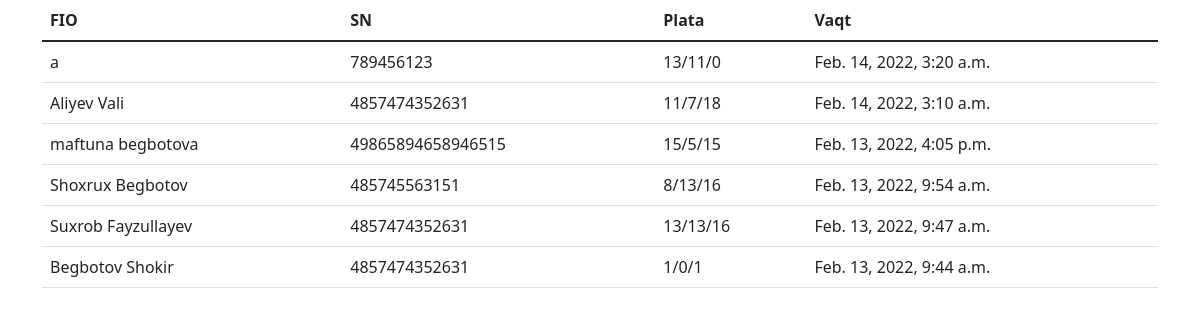
The app's page /lasts/ with its own data.
### modem/models.py (models this page shows, shortened)
class AmtcModel(models.Model):
	PORT1 = (
		(1, 1),
		(2, 2),
		(3, 3),
		(4, 4),
		(5, 5),
		(6, 6),
		(7, 7),
		(8, 8),
		(9, 9),
		(10, 10),
		(11, 11),
		(12, 12),
		(13, 13),
		(14, 14),
		(15, 15),
		(16, 16),
		(17, 17),
		(18, 18),
		(19, 19),
		)
	PORT2 = (
		(0, 0),
		(1, 1),
		(2, 2),
		(3, 3),
		(4, 4),
		(5, 5),
		(6, 6),
		(7, 7),
		(8, 8),
		(9, 9),
		(10, 10),
		(11, 11),
		(12, 12),
		(13, 13),
		(14, 14),
		(15, 15),
		)
	PORT3 = (
		(0, 0),
		(1, 1),
		(2, 2),
		(3, 3),
		(4, 4),
		(5, 5),
		(6, 6),
		(7, 7),
		(8, 8),
		(9, 9),
		(10, 10),
		(11, 11),
		(12, 12),
		(13, 13),
		(14, 14),
		(15, 15),
		(16, 16),
		(17, 17),
		(18, 18),
		(19, 19),
		(20, 20),
		(21, 21),
		(22, 22),
		(23, 23),
		(24, 24),
		(25, 25),
		(26, 26),
		(27, 27),
		(28, 28),
		(29, 29),
		(30, 30),
		(31, 31),
		)
	VLAN = (
		(700, 700),
		(701, 701),
		(702, 702),
		(703, 703),
		(704, 704),
		(705, 705),
		(706, 706),
		(707, 707),
		(708, 708),
		(709, 709),
		(710, 710),
		)
	fio = models.CharField('FIO',max_length=100, null=True)
	sn = models.CharField('SN',max_length=100, null=True)
	p1 = models.PositiveSmallIntegerField('PLATA', choices=PORT1, null=True)
	p2 = models.PositiveSmallIntegerField('PORT', choices=PORT2, null=True)
	p3 = models.PositiveSmallIntegerField('ONT', choices=PORT3, null=True)
	vlan = models.PositiveSmallIntegerField('VLAN',default=700 ,choices=VLAN, null=True)
	vaqt = models.DateTimeField(auto_now=True, null=True, blank=True)

### modem/views.py (the view)
# urls.py: path('lasts/', last30, name='last30'),
def last30(request):
	form = AmtcModel.objects.all().order_by('-id')[:30]
	context = {'form':form}
	return render(request, 'last30.html', context)

### modem/templates/last30.html (shortened to what this page needs)
<!DOCTYPE html>
<html lang="en">
<head>
	<link href="https://cdn.jsdelivr.net/npm/bootstrap@5.1.3/dist/css/bootstrap.min.css" rel="stylesheet">
</head>
<body>
<div class="container">
	<table class="table">
  <thead>
    <tr>
      <th scope="col">FIO</th>
      <th scope="col">SN</th>
      <th scope="col">Plata</th>
      <th scope="col">Vaqt</th>
    </tr>
  </thead>
  <tbody>
  	{% for info in form %}
    <tr>
      <td>{{info.fio}}</td>
      <td>{{info.sn}}</td>
      <td>{{info.p1}}/{{info.p2}}/{{info.p3}}</td>
      <td>{{info.vaqt}}</td>
    </tr>
    {% endfor %}
  </tbody>
</table>
</div>
</body>
</html>

### records on screen
AmtcModel: fio "a", sn "789456123", p1 "13", p2 "11", p3 "0", vaqt "Feb. 14, 2022, 3:20 a.m."
AmtcModel: fio "Aliyev Vali", sn "4857474352631", p1 "11", p2 "7", p3 "18", vaqt "Feb. 14, 2022, 3:10 a.m."
AmtcModel: fio "maftuna begbotova", sn "49865894658946515", p1 "15", p2 "5", p3 "15", vaqt "Feb. 13, 2022, 4:05 p.m."
AmtcModel: fio "Shoxrux Begbotov", sn "485745563151", p1 "8", p2 "13", p3 "16", vaqt "Feb. 13, 2022, 9:54 a.m."
AmtcModel: fio "Suxrob Fayzullayev", sn "4857474352631", p1 "13", p2 "13", p3 "16", vaqt "Feb. 13, 2022, 9:47 a.m."
AmtcModel: fio "Begbotov Shokir", sn "4857474352631", p1 "1", p2 "0", p3 "1", vaqt "Feb. 13, 2022, 9:44 a.m."
